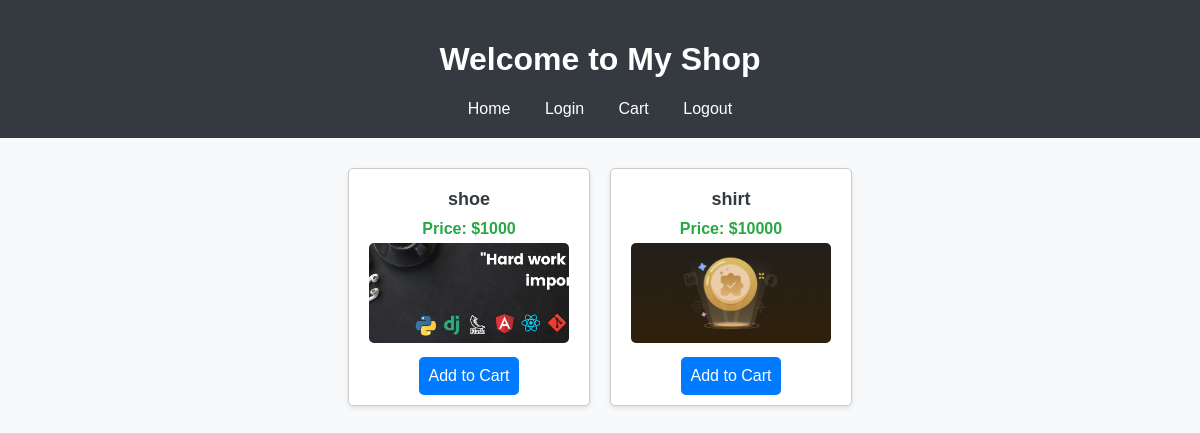
Before: /products/ with the older database file.
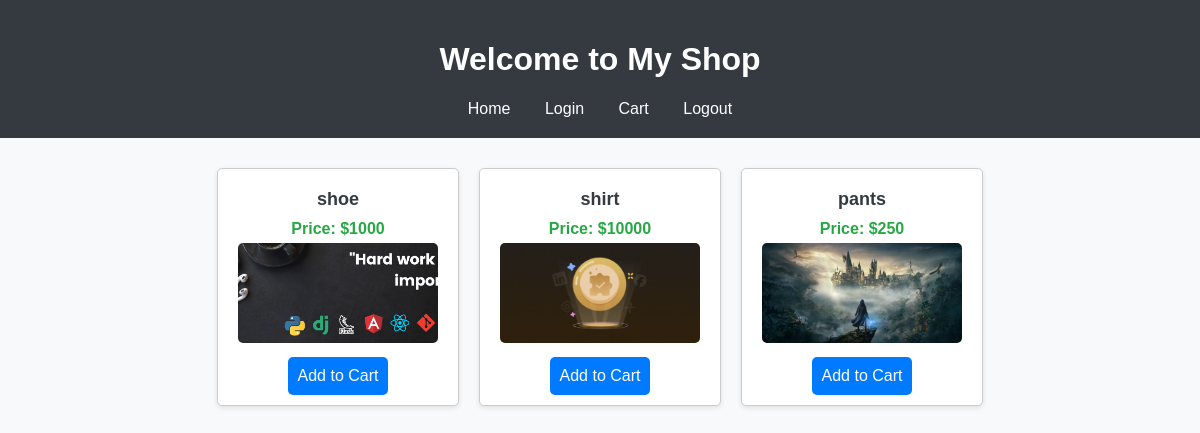
After: the same page with the newer database file.
### product/models.py (models this page shows)
class Product(models.Model):
    pro_name = models.CharField(max_length=250)
    pro_decription = models.TextField()
    pro_price = models.IntegerField()
    pro_image = models.ImageField(upload_to='imgProducts')
    created_at = models.DateTimeField(auto_now_add=True)
    def __str__(self):
        return self.pro_name

### product/views.py (the view)
# urls.py: path('products/',views.viewAllProducts, name="Home"),
def viewAllProducts(request):
    try:
        products = Product.objects.all()
        print("----", products)
        data=[item for item in products]
        return render(request, 'Home.html', {'products': data})
    except Exception as e:
        return render(request, 'Home.html', {'message': str(e), 'status_code': 500})

### templates/Home.html (shortened to what this page needs)
{% load static %}
<!DOCTYPE html>
<html lang="en">
<head>
    <link rel="stylesheet" href="{% static 'style/style.css' %}">
</head>
<body style="font-family: Arial, sans-serif; margin: 0; padding: 0; background-color: #f8f9fa;">
    <header style="background-color: #343a40; color: white; padding: 20px; text-align: center;">
        <h1>Welcome to My Shop</h1>
        <nav>
            <a href="{% url 'Home' %}" style="color: white; text-decoration: none; margin: 0 15px;">Home</a>
            <a href="{% url 'Login' %}" style="color: white; text-decoration: none; margin: 0 15px;">Login</a>
            <a href="{% url 'ViewCart' %}" style="color: white; text-decoration: none; margin: 0 15px;">Cart</a>
            <a href="{% url 'Logout' %}" style="color: white; text-decoration: none; margin: 0 15px;">Logout</a>
        </nav>
    </header>
    <div class="product-list" style="display: flex; flex-wrap: wrap; justify-content: center; padding: 20px;">
        {% for product in products %}
            <div class="product" style="border: 1px solid #ccc; width: 220px; padding: 10px; margin: 10px; background-color: white; border-radius: 5px; box-shadow: 0 2px 5px rgba(0,0,0,0.1);">
                <h2 style="font-size: 18px; color: #343a40;">{{ product.pro_name }}</h2>
                <p style="font-weight: bold; color: #28a745;">Price: ${{ product.pro_price }}</p>
                <img style="width: 200px; height: 100px; border-radius: 5px;" src="{{ product.pro_image.url }}" alt="{{ product.pro_name }}">
                <div style="margin-top: 10px;">
                    <a href="{% url 'AddToCart' product.id %}" style="display: inline-block; background-color: #007bff; color: white; padding: 10px; border-radius: 5px; text-decoration: none; text-align: center;">Add to Cart</a>
                </div>
            </div>
        {% endfor %}
    </div>
</body>
</html>

Changed rows visible on the page:
added Product: pro_name "pants", pro_price "250", pro_image (picture)
